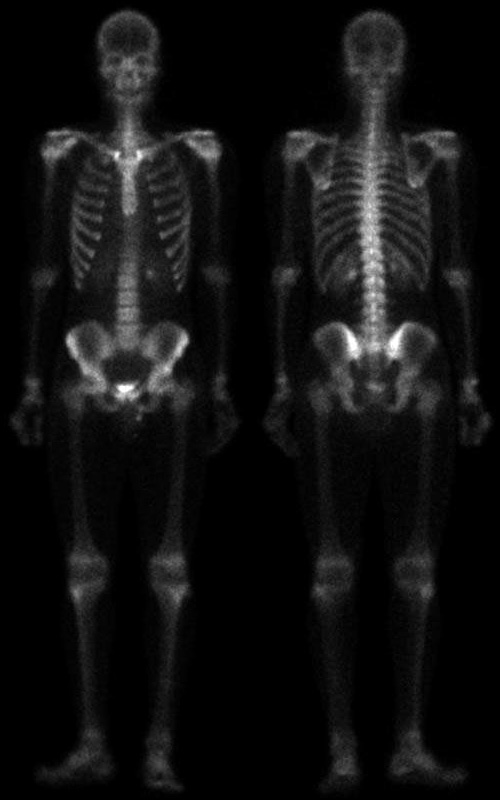
#> input picture Assignment 2/Enhance/skeleton.tif, 500 x 800 px
$ python enhance.py   (older library calls are emulated)
#> lines starting #> are read from the running program, lines starting #| are printed output that depends on the picture
import cv2
import matplotlib.pyplot as plt
import numpy as np

# Load the image into an array: image
image = plt.imread('skeleton.tif')
#> image is the input picture: shape (800, 500); min 0, max 255, mean 17.2

# Flatten the image into 1 dimension: pixels
pixels = image.flatten()

# Generate a cumulative histogram
cdf, bins, patches = plt.hist(pixels, bins=256, range=(0,256), normed=True, cumulative=True)
#> cdf = 256 values from 0.412 to 1; bins = 257 values from 0 to 256; patches = 256 items
new_pixels = np.interp(pixels, bins[:-1], cdf*255)

# Reshape new_pixels as a 2-D array: new_image
new_image = new_pixels.reshape(image.shape)
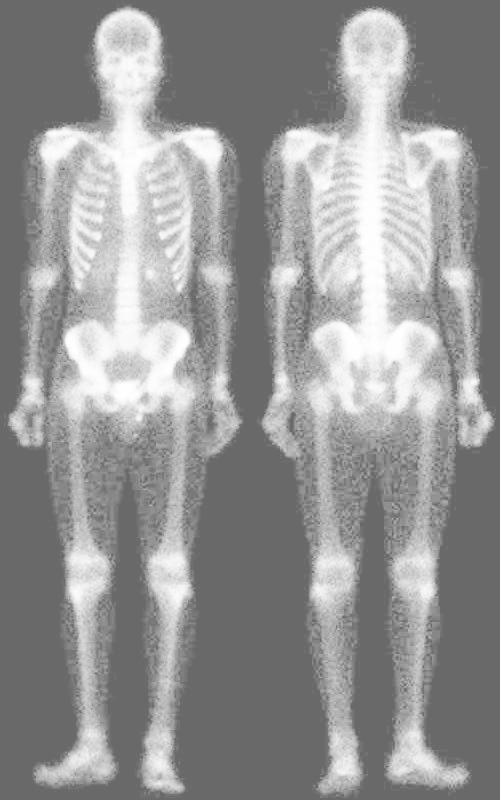
#> new_image: shape (800, 500) float64; min 105.1, max 255, mean 150.1

# Display the new image with 'gray' color map
#plt.subplot(2,1,1)
plt.title('Equalized image')
#plt.axis('off')
plt.imshow(new_image, cmap='gray')
'''
# Generate a histogram of the new pixels
plt.subplot(2,1,2)
pdf = plt.hist(new_pixels, bins=64, range=(0,256), normed=False,
               color='red', alpha=0.4)
plt.grid('off')

# Use plt.twinx() to overlay the CDF in the bottom subplot
plt.twinx()
plt.xlim((0,256))
plt.grid('off')

# Add title
plt.title('PDF & CDF (equalized image)')

# Generate a cumulative histogram of the new pixels
cdf = plt.hist(new_pixels, bins=64, range=(0,256),
               cumulative=True, normed=True,
               color='blue', alpha=0.4) '''
plt.show()
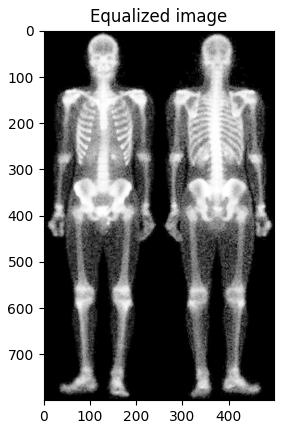
#> figure drawn by matplotlib, 1 panel
